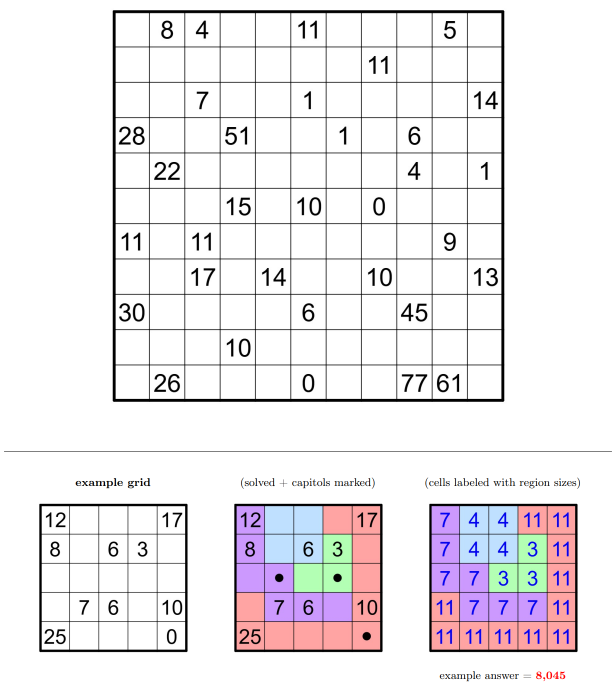
#> input picture assets/metric-too.png, 1231 x 1387 px (shown at 1/2 size)
$ python ocr_11x11_v2.py
#> lines starting #> are read from the running program, lines starting #| are printed output that depends on the picture; after the words box and inside, x2 and y2 are one past the last pixel; in counts of white or black regions, pixels touching at a corner belong together
#!/usr/bin/env python3
"""Self-supervised OCR: build digit templates from the EXAMPLE panel (whose 10 values are known
and independently verified), then classify the 11x11 grid glyphs with normalized IoU.

Validation: leave-one-out over the example's own known digits.
"""
import os
import json
import numpy as np
from PIL import Image, ImageDraw, ImageFont
from collections import defaultdict

HERE = os.path.dirname(os.path.abspath(__file__))
ROOT = os.path.abspath(os.path.join(HERE, ".."))
SRC = os.path.join(ROOT, "assets", "metric-too.png")
im = Image.open(SRC).convert("L")
A = np.array(im).astype(int)
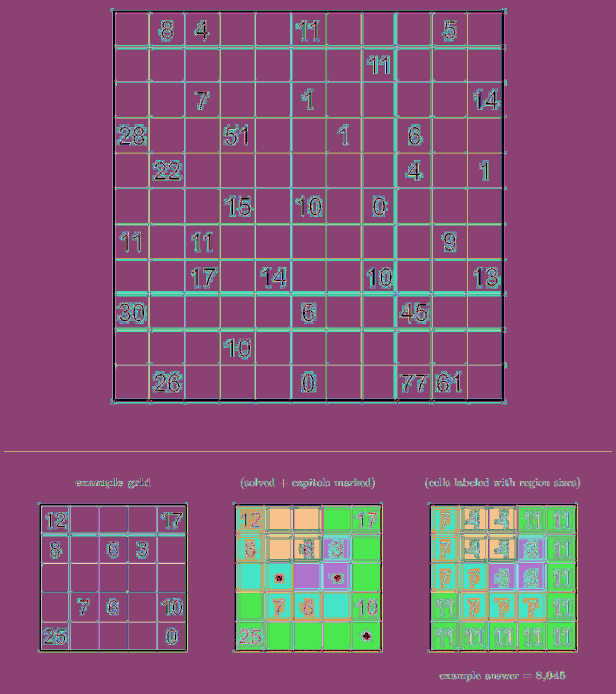
#> A: shape (1387, 1231) int64 (shown at 1/2 size); 256 distinct labels, from 0 to 255; one colour per label, 0 black
INK = A < 128
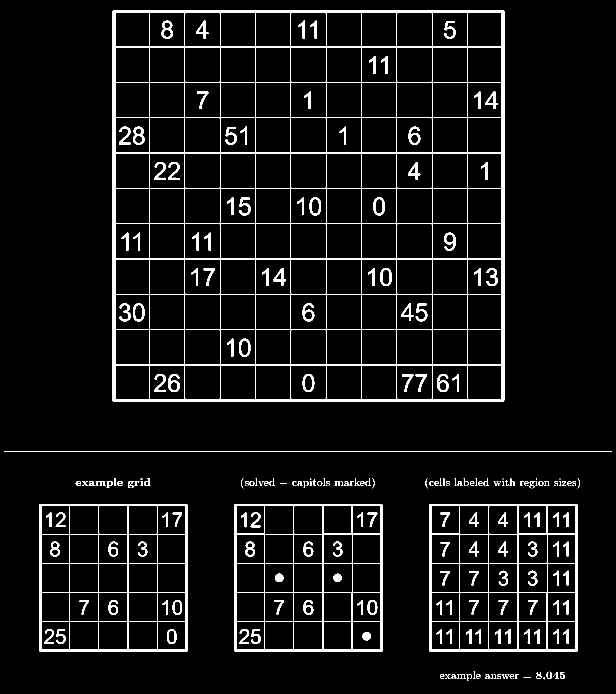
#> INK: shape (1387, 1231) bool (shown at 1/2 size); 5.8% white; 249 white regions (40 under 20 px), largest, box (x1, y1, x2, y2) and area: (225, 20, 1009, 804) 40222, (469, 1008, 765, 1304) 8998, (859, 1008, 1155, 1304) 8998

CANVAS = (20, 30)   # normalized glyph box (w, h)


def lines_from_runs(runs):
    return [(a + b) / 2.0 for a, b in runs]


def detect_lines(y0, y1, x0, x1, mincount):
#> called with y0 = 1000, y1 = 1310, x0 = 60, x1 = 380, mincount = 200
    reg = INK[y0:y1, x0:x1]
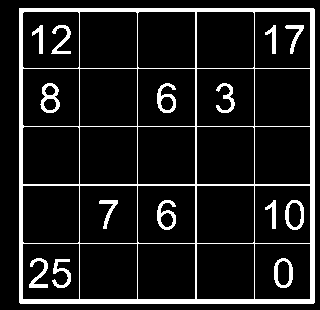
#> reg: shape (310, 320) bool; 11.2% white; 15 white regions, largest, box (x1, y1, x2, y2) and area: (19, 8, 315, 304) 8106, (40, 83, 60, 113) 275, (157, 83, 176, 113) 262
    colp = reg.sum(axis=0); rowp = reg.sum(axis=1)
#> after `colp = reg.sum(axis=0)`: colp = 320 values, max 296 at index 20, min 0 at index 0, mean 34.58
#> after `rowp = reg.sum(axis=1)`: rowp = 310 values, max 296 at index 9, min 0 at index 0, mean 35.7
    out = []
    for prof, off, axis in ((colp, x0, "x"), (rowp, y0, "y")):
        rs, s = [], None
        for i, v in enumerate(prof):
            if v > mincount and s is None: s = i
            elif v <= mincount and s is not None:
                rs.append((s + off, i - 1 + off)); s = None
        if s is not None: rs.append((s + off, len(prof) - 1 + off))
        out.append(rs)
#> this loop made 2 passes
#> (off, axis) on passes 1 to 2: (60, 'x'), (1000, 'y')
#> after the loop, out = [[(79, 82), (139, 139), (197, 197), (255, 256), (314, 314), (370, 374)], [(1008, 1011), (1068, 1068), (1126, 1126), (1184, 1185), (1243, 1243), (1299, 1303)]]
    return out[0], out[1]


def normalize(glyph):
    """scale glyph into a fixed canvas, preserving aspect, centred."""
    h, w = glyph.shape
    scale = min(CANVAS[0] / w, CANVAS[1] / h)
    nw, nh = max(1, int(round(w * scale))), max(1, int(round(h * scale)))
    img = Image.fromarray((glyph * 255).astype(np.uint8)).resize((nw, nh), Image.LANCZOS)
    arr = np.array(img) < 128
    canvas = np.zeros((CANVAS[1], CANVAS[0]), bool)
    oy = (CANVAS[1] - nh) // 2; ox = (CANVAS[0] - nw) // 2
    canvas[oy:oy + nh, ox:ox + nw] = arr
    return canvas


def glyphs_in(cellmask):
    colink = cellmask.any(axis=0)
    comps, s = [], None
    for i, v in enumerate(colink):
        if v and s is None: s = i
        elif not v and s is not None: comps.append((s, i - 1)); s = None
    if s is not None: comps.append((s, len(colink) - 1))
    out = []
    for a, b in comps:
        sub = cellmask[:, a:b + 1]
        rows = np.where(sub.any(axis=1))[0]
        out.append(sub[rows[0]:rows[-1] + 1])
    return out


def cell_crop(x0, x1, y0, y1, pad=7):
    return INK[int(round(y0 + pad)):int(round(y1 - pad)),
               int(round(x0 + pad)):int(round(x1 - pad))]


def iou(a, b):
    i = (a & b).sum(); u = (a | b).sum()
    return i / u if u else 0.0


# ---------------- 1. example panel geometry (left panel = input numbers) ----------------
ex_v, ex_h = detect_lines(1000, 1310, 60, 380, 200)
#> ex_v = [(79, 82), (139, 139), (197, 197), (255, 256), (314, 314), (370, 374)]; ex_h = [(1008, 1011), (1068, 1068), (1126, 1126), (1184, 1185), (1243, 1243), (1299, 1303)]
print("example panel vertical lines:", ex_v)
#| example panel vertical lines: [(79, 82), (139, 139), (197, 197), (255, 256), (314, 314), (370, 374)]
print("example panel horizontal lines:", ex_h)
#| example panel horizontal lines: [(1008, 1011), (1068, 1068), (1126, 1126), (1184, 1185), (1243, 1243), (1299, 1303)]
ex_x = lines_from_runs(ex_v); ex_y = lines_from_runs(ex_h)
#> after `ex_x = lines_from_runs(ex_v)`: ex_x = [80.5, 139, 197, 255.5, 314, 372]
#> after `ex_y = lines_from_runs(ex_h)`: ex_y = [1009.5, 1068, 1126, 1184.5, 1243, 1301]
print("example x:", [round(v, 1) for v in ex_x])
#| example x: [80.5, 139.0, 197.0, 255.5, 314.0, 372.0]
print("example y:", [round(v, 1) for v in ex_y])
#| example y: [1009.5, 1068.0, 1126.0, 1184.5, 1243.0, 1301.0]

# known: 12@(1,1) 17@(1,5) 8@(2,1) 6@(2,3) 3@(2,4) 7@(4,2) 6@(4,3) 10@(4,5) 25@(5,1) 0@(5,5)
KNOWN = {(1, 1): "12", (1, 5): "17", (2, 1): "8", (2, 3): "6", (2, 4): "3",
         (4, 2): "7", (4, 3): "6", (4, 5): "10", (5, 1): "25", (5, 5): "0"}

bank = defaultdict(list)          # digit -> list of normalized glyphs
for (r, c), val in KNOWN.items():
    crop = cell_crop(ex_x[c - 1], ex_x[c], ex_y[r - 1], ex_y[r])
    gs = glyphs_in(crop)
    assert len(gs) == len(val), f"glyph count {len(gs)} != len({val}) at {(r,c)}"
    for g, ch in zip(gs, val):
        bank[ch].append(normalize(g))
#> this loop made 10 passes
#> crop: shape (44, 44) bool; 12.8% white; 1 white region, box (x1, y1, x2, y2) and area: (13, 8, 32, 38) 247
print("\ntemplate digits from example:", {k: len(v) for k, v in sorted(bank.items())})

# synthetic templates for digits missing from the example bank (4 and 9)
FONTPATHS = ["/usr/share/fonts/truetype/dejavu/DejaVuSans.ttf",
             "/usr/share/fonts/truetype/liberation/LiberationSans-Regular.ttf"]
synth = defaultdict(list)
for fp in FONTPATHS:
    try: f = ImageFont.truetype(fp, 40)
    except Exception: continue
    for d in "0123456789":
        img = Image.new("L", (60, 80), 255); ImageDraw.Draw(img).text((10, 5), d, font=f, fill=0)
        arr = np.array(img) < 128
        rs = np.where(arr.any(axis=1))[0]; cs = np.where(arr.any(axis=0))[0]
        synth[d].append(normalize(arr[rs[0]:rs[-1] + 1, cs[0]:cs[-1] + 1]))
#> this loop made 2 passes
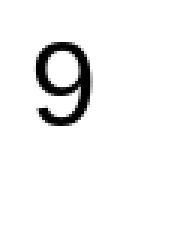
#> img: PIL image 60x80 L (shown 3 times larger); min 0, max 255, mean 242.7

ALL = {d: bank.get(d, []) + synth[d] for d in "0123456789"}
#> ALL = 10 items


def classify(glyph):
    n = normalize(glyph)
    scored = []
    for d, temps in ALL.items():
        best = max((iou(n, t) for t in temps), default=0.0)
        scored.append((best, d))
    scored.sort(reverse=True)
    return scored[0][1], scored[0][0], scored[1][0]


# ---------------- 2. leave-one-out validation on the example itself ----------------
print("\n--- leave-one-out validation on the example's own 10 numbers ---")
ok = 0
for (r, c), val in KNOWN.items():
    crop = cell_crop(ex_x[c - 1], ex_x[c], ex_y[r - 1], ex_y[r])
    got = ""
    for g in glyphs_in(crop):
        d, conf, _ = classify(g); got += d
    flag = "OK " if got == val else "FAIL"
    ok += (got == val)
    print(f"  {flag} ({r},{c}) truth={val} got={got}")
#> this loop made 10 passes
#> pass 1, in classify (call 2), `n = normalize(glyph)`:
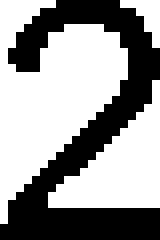
#> n: shape (30, 20) bool (shown 8 times larger); 60% white; 1 black region, box (x1, y1, x2, y2) and area: (0, 0, 20, 30) 240
print(f"  validation: {ok}/10")
#|   validation: 10/10

# ---------------- 3. classify the 11x11 grid ----------------
gx, gy = detect_lines(15, 810, 220, 1010, 300)
#> call 2 of detect_lines, with y0 = 15, y1 = 810, x0 = 220, x1 = 1010, mincount = 300
#> in detect_lines (call 2), `reg = INK[y0:y1, x0:x1]`:
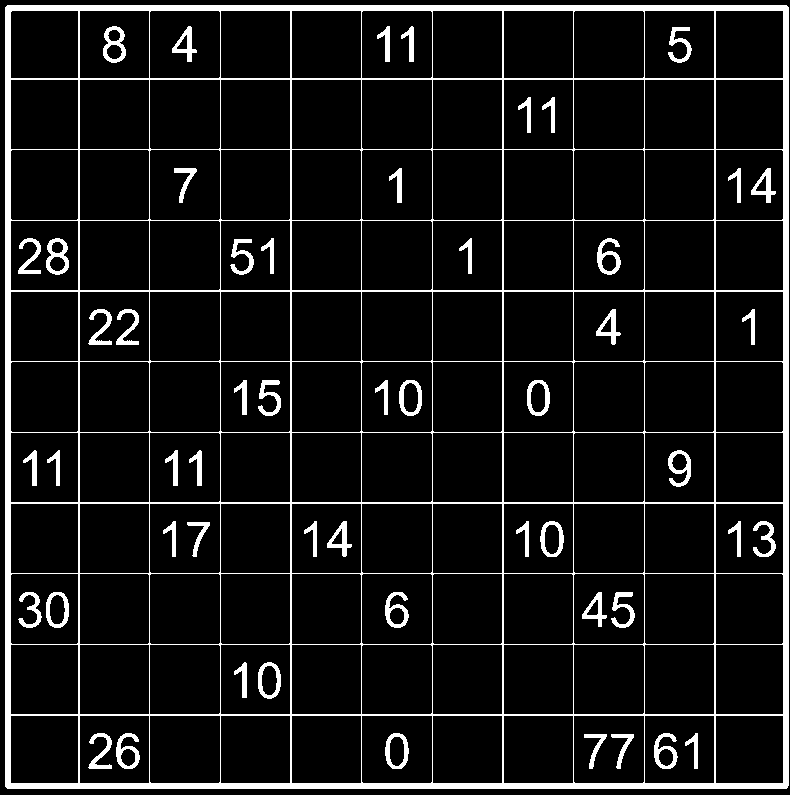
#> reg: shape (795, 790) bool; 8.8% white; 54 white regions, largest, box (x1, y1, x2, y2) and area: (5, 5, 789, 789) 40222, (46, 238, 69, 275) 408, (103, 26, 126, 63) 403
#> the loop in detect_lines (call 2), `for prof, off, axis in ((colp, x0, "x"), (rowp, y0, "y")):` made 2 passes
#> (off, axis) on passes 1 to 2: (220, 'x'), (15, 'y')
GX = lines_from_runs(gx); GY = lines_from_runs(gy)
print("\n11x11 vertical lines:", [round(v, 1) for v in GX])
#| 11x11 vertical lines: [227.5, 298.5, 369.0, 440.0, 510.5, 581.0, 652.0, 722.5, 793.0, 864.0, 934.5, 1005.5]
print("11x11 horizontal lines:", [round(v, 1) for v in GY])
#| 11x11 horizontal lines: [22.5, 93.5, 164.0, 235.0, 305.5, 376.0, 447.0, 517.5, 588.0, 659.0, 729.5, 800.5]

transcript, cellmap = {}, {}
for r in range(1, 12):
    for c in range(1, 12):
        crop = cell_crop(GX[c - 1], GX[c], GY[r - 1], GY[r])
        if not crop.any(): continue
        gs = glyphs_in(crop)
        digs = []
        for g in gs:
            d, conf, second = classify(g)
            digs.append((d, round(conf, 3), round(second, 3)))
        val = "".join(d for d, _, _ in digs)
        transcript[(r, c)] = val
        cellmap[(r, c)] = digs
#> this loop made 11 passes
#> pass 1, in normalize (call 50), `arr = np.array(img) < 128`:
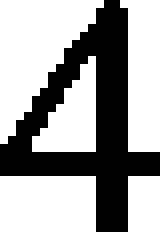
#> arr: shape (29, 20) bool (shown 8 times larger); 63.4% white; 1 black region, box (x1, y1, x2, y2) and area: (0, 0, 20, 29) 212
#> after the loop: crop: shape (58, 56) bool; every value is 0

print("\n--- 11x11 machine transcript (row,col=value  [conf]) ---")
for r in range(1, 12):
    items = [(c, transcript[(r, c)]) for c in range(1, 12) if (r, c) in transcript]
    if items:
        print(f"  row {r:2d}: " + "   ".join(f"c{c}={v}" for c, v in items))
print("total cells with ink:", len(transcript))
#| total cells with ink: 33

print("\n--- per-glyph confidence (sorted ascending = weakest first) ---")
weak = []
for k, digs in cellmap.items():
    for i, (d, conf, second) in enumerate(digs):
        weak.append((conf, second, k, i, d))
#> this loop made 33 passes
#> (k, digs) on passes 1 to 12: ((1, 2), [('3', 0.758, 0.707)]), ((1, 3), [('4', 0.901, 0.485)]), ((1, 6), [('1', 0.984, 0.346), ('1', 0.968, 0.352)]), ((1, 10), [('5', 0.856, 0.743)]), ((2, 8), [('1', 0.88, 0.393), ('1', 0.879, 0.393)]), ((3, 3), [('7', 0.944, 0.562)]), ((3, 6), [('1', 0.984, 0.348)]), ((3, 11), [('1', 0.867, 0.396), ('4', 0.883, 0.488)]), ((4, 1), [('2', 0.888, 0.602), ('3', 0.739, 0.725)]), ((4, 4), [('5', 0.853, 0.749), ('1', 0.88, 0.398)]), ((4, 7), [('1', 0.858, 0.401)]), ((4, 9), [('6', 0.881, 0.753)])
weak.sort()
for conf, second, k, i, d in weak[:12]:
    print(f"  conf={conf} second={second} cell={k} glyph#{i} -> '{d}'")
#> this loop made 12 passes
#> (conf, second, k, i, d) on passes 1 to 12: (0.739, 0.725, (4, 1), 1, '3'), (0.758, 0.707, (1, 2), 0, '3'), (0.782, 0.744, (9, 1), 0, '3'), (0.784, 0.713, (6, 4), 1, '5'), (0.829, 0.756, (9, 9), 1, '5'), (0.853, 0.749, (4, 4), 0, '5'), (0.854, 0.404, (7, 1), 0, '1'), (0.856, 0.743, (1, 10), 0, '5'), (0.858, 0.401, (4, 7), 0, '1'), (0.867, 0.396, (3, 11), 0, '1'), (0.867, 0.707, (11, 2), 1, '6'), (0.869, 0.756, (7, 10), 0, '9')
#|   conf=0.739 second=0.725 cell=(4, 1) glyph#1 -> '3'
#|   conf=0.758 second=0.707 cell=(1, 2) glyph#0 -> '3'
#|   conf=0.782 second=0.744 cell=(9, 1) glyph#0 -> '3'
#|   conf=0.784 second=0.713 cell=(6, 4) glyph#1 -> '5'
#|   conf=0.829 second=0.756 cell=(9, 9) glyph#1 -> '5'
#|   conf=0.853 second=0.749 cell=(4, 4) glyph#0 -> '5'
#|   conf=0.854 second=0.404 cell=(7, 1) glyph#0 -> '1'
#|   conf=0.856 second=0.743 cell=(1, 10) glyph#0 -> '5'
#> (further printed lines are left out)

json.dump({f"{r},{c}": v for (r, c), v in transcript.items()},
          open(os.path.join(HERE, "grid_11x11_transcript.json"), "w"), indent=1)
print("\nsaved -> /workspace/jspuzzle/grid_11x11_transcript.json")
